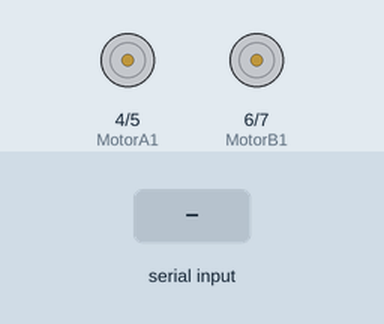
This sketch was run on a simulated Arduino Uno, built with avr-gcc and run on an emulated ATmega328P. Shown: motor-driver pin pairs drawn as motors (green arrow = first pin HIGH = forward, orange = second pin HIGH = backward, longer = more drive). The test bench sets the inputs (shaded band).

Above: at 1.2 s.
1.3 s: "G" received over Serial
At 2.4 s:
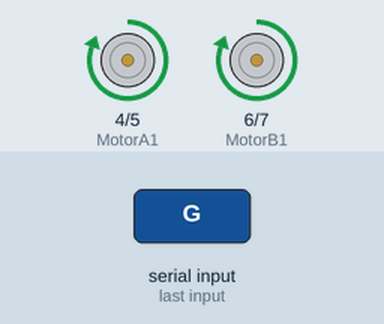
2.8 s: "R" received over Serial
At 3.5 s:
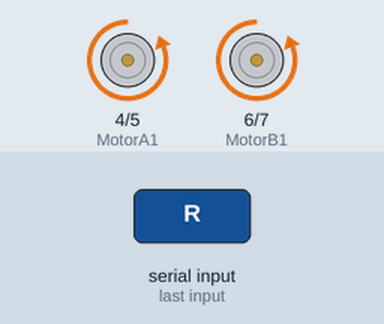
4.3 s: "Y" received over Serial
At 4.7 s:
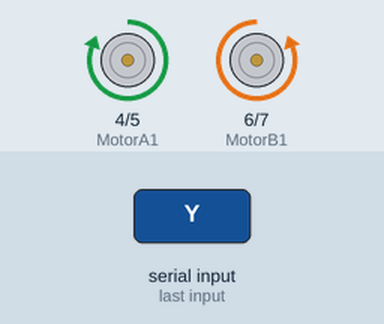
5.8 s: "B" received over Serial
At 7.0 s:
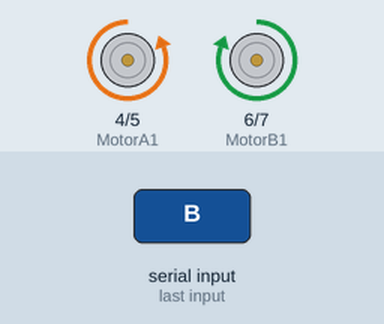
7.3 s: "g" received over Serial
At 8.2 s:
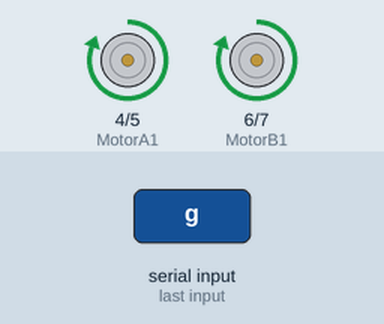
8.8 s: "r" received over Serial
At 9.3 s:
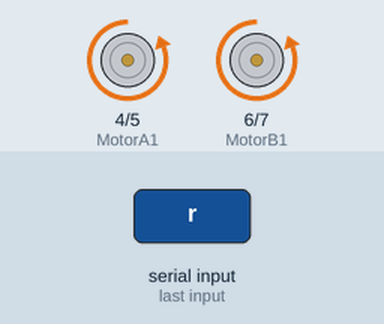
Timing chart, 0 to 11.3 s (numbered marks = the images above; inputs shaded):
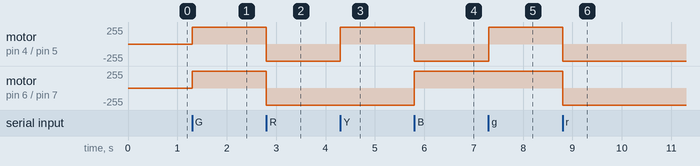

Measured:
- after the input at 1.3 s, motor on pin 4 (MotorA1) / pin 5 (MotorA2), motor on pin 6 (MotorB1) / pin 7 (MotorB2): stopped → forward 255/255 at once
- after the input at 2.8 s, motor on pin 4 (MotorA1) / pin 5 (MotorA2), motor on pin 6 (MotorB1) / pin 7 (MotorB2): forward 255/255 → backward 255/255 at once
- after the input at 4.3 s, motor on pin 4 (MotorA1) / pin 5 (MotorA2): backward 255/255 → forward 255/255 at once
- after the input at 5.8 s, motor on pin 4 (MotorA1) / pin 5 (MotorA2): forward 255/255 → backward 255/255 at once; motor on pin 6 (MotorB1) / pin 7 (MotorB2): backward 255/255 → forward 255/255 at once
- after the input at 7.3 s, motor on pin 4 (MotorA1) / pin 5 (MotorA2): backward 255/255 → forward 255/255 at once
- after the input at 8.8 s, motor on pin 4 (MotorA1) / pin 5 (MotorA2), motor on pin 6 (MotorB1) / pin 7 (MotorB2): forward 255/255 → backward 255/255 at once

The sketch:

nano_blue.ino
```cpp
char val; // variable to receive data from the serial port

//Motor A
int MotorA1 = 4;
int MotorA2 = 5;

//Motor B
int MotorB1 = 6;
int MotorB2 = 7;


void setup() {

Serial.begin(9600);       // start serial communication at 9600bps

// pinMode (enableA, OUTPUT);
  pinMode (MotorA1, OUTPUT);
  pinMode (MotorA2, OUTPUT);

//  pinMode (enableB, OUTPUT);
  pinMode (MotorB1, OUTPUT);
  pinMode (MotorB2, OUTPUT);

}


void loop() {
  if( Serial.available() )       // if data is available to read
  {
    val = Serial.read();


    // read it and store it in 'val'
  }


                   // wait 100ms for next reading


  if( val == 'G' )               // if 'H' was received
  {

    digitalWrite (MotorA1, HIGH);
    digitalWrite (MotorA2, LOW);

    digitalWrite (MotorB1, HIGH);
    digitalWrite (MotorB2, LOW);

  }
  if( val == 'g' )   {
       digitalWrite (MotorA1, HIGH);
    digitalWrite (MotorA2, LOW);

    digitalWrite (MotorB1, HIGH);
    digitalWrite (MotorB2, LOW);  // otherwise turn it OFF
  }


    if( val == 'R' )               // if 'H' was received
  {


    digitalWrite (MotorA1, LOW);
    digitalWrite (MotorA2, HIGH);

    digitalWrite (MotorB1, LOW);
    digitalWrite (MotorB2, HIGH);

  }


  if( val == 'r' )
  {

    digitalWrite (MotorA1, LOW);
    digitalWrite (MotorA2, HIGH);

    digitalWrite (MotorB1, LOW);
    digitalWrite (MotorB2, HIGH);

  }


    if( val == 'Y' )               // if 'H' was received
  {

    digitalWrite (MotorA1, HIGH);
    digitalWrite (MotorA2, LOW);

    digitalWrite (MotorB1, LOW);
    digitalWrite (MotorB2, HIGH);
  }
  if( val == 'y' )
  {

    digitalWrite (MotorA1, HIGH);
    digitalWrite (MotorA2, LOW);

    digitalWrite (MotorB1, LOW);
    digitalWrite (MotorB2, HIGH);
  }


   if( val == 'B' )               // if 'H' was received
  {
    digitalWrite (MotorA1, LOW);
    digitalWrite (MotorA2, HIGH);

    digitalWrite (MotorB1, HIGH);
    digitalWrite (MotorB2, LOW);
  }
  if( val == 'b' ){
    digitalWrite (MotorA1, LOW);
    digitalWrite (MotorA2, HIGH);

    digitalWrite (MotorB1, HIGH);
    digitalWrite (MotorB2, LOW);
  }

  if( val == 'S' )               // if 'H' was received
  {

    digitalWrite (MotorA1, LOW);
    digitalWrite (MotorA2, LOW);

    digitalWrite (MotorB1, LOW);
    digitalWrite (MotorB2, LOW);

  }

}
```
